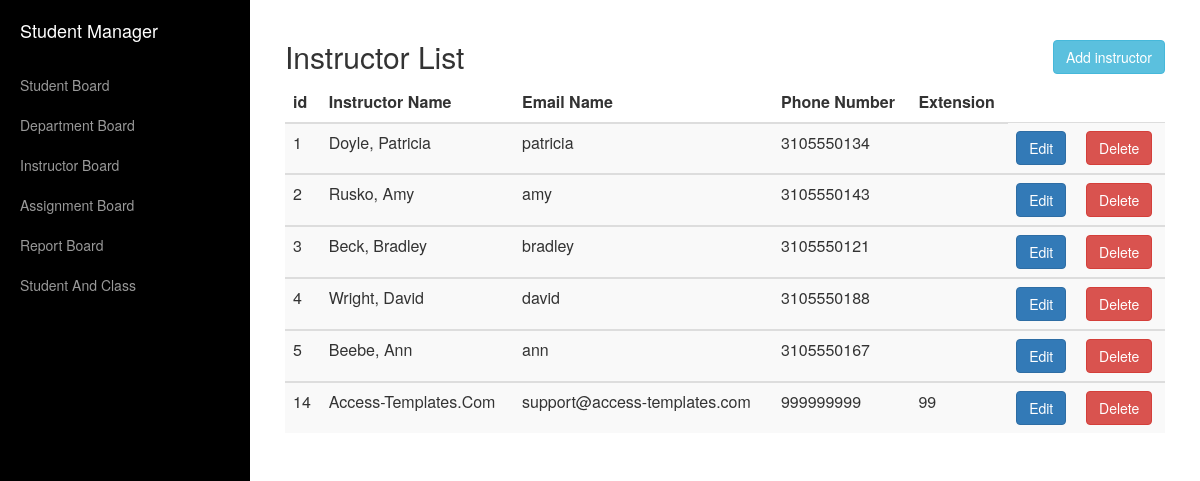
The page /controllers/instructor/list.php on the database its author committed.
### tables this page shows
CREATE TABLE `instructor` (
  `id` int(11) NOT NULL,
  `instructor_name` varchar(50) NOT NULL,
  `email_name` varchar(50) NOT NULL,
  `phone_number` varchar(30) NOT NULL,
  `extension` varchar(30) NOT NULL
);

### controllers/instructor/list.php (called while the page is built, shortened)
<?php
require_once(dirname(dirname(dirname(__FILE__))).'/models/instructor.php');
$instructor_model = new Instructor();
$instructor_list = $instructor_model->get_instructor_list();
require "../../views/instructor/list.tor.php";

### libraries/connector.php (called while the page is built, shortened)
<?php
class Connector
{
    private static $instance;
    private $conn;
    private $db_server = "localhost";
    private $db_user = "root";
    private $db_pass = "";
    private $db_name = "student";
    public static function getInstance()
    {
        if (null === static::$instance) {
            static::$instance = new Connector();
        }
        return static::$instance;
    }
    protected function __construct()
    {
        try {
            $this->conn = new PDO("mysql:host=$this->db_server;dbname=$this->db_name;charset=utf8", $this->db_user, $this->db_pass);
            $this->conn->setAttribute(PDO::ATTR_ERRMODE, PDO::ERRMODE_EXCEPTION);
        }
        catch(PDOException $e)
        {
            $this->conn = null;
            throw new Exception('Reconfig the password for database or another reason');
        }
    }
    public function getConnection() {
        return $this->conn;
    }
}

### models/instructor.php (called while the page is built, shortened)
<?php
require_once(__DIR__."/../libraries/connector.php");
class Instructor
{
    private $conn;
    private $table = "instructor";
    public function __construct(){
        $this->conn = Connector::getInstance()->getConnection();
    }
    public function get_instructor_list() {
        $stmt = $this->conn->prepare("SELECT * FROM $this->table");
        $stmt->execute();
        return $stmt->fetchAll();
    }
}

### views/instructor/list.tor.php (the view, shortened to what this page needs)
<html>
<head>
	<?php include_once __DIR__.'/../partial/_head.tor.php' ?>
</head>
<body>
<div id="wrapper">
	<?php include_once __DIR__.'/../partial/_nav.tor.php' ?>
	<div id="page-content-wrapper">
		<div class="container-fluid">
			<div class="row">
		<div class="col-md-9">
			<h2>Instructor List</h2>
		</div>
		<div class="col-md-3" >
			<a href="../../controllers/instructor/add.php"  class="add pull-right">
				<button type="button" class="btn  btn-info">Add instructor</button>
			</a>
		</div>
		</div>
		<table class="table table-striped">
			<thead>
				<tr>
					<th>id</th>
					<th>Instructor Name</th>
					<th>Email Name</th>
					<th>Phone Number</th>
					<th>Extension</th>
				</tr>
			</thead>
			<tbody>
			<?php foreach ($instructor_list as $instructor ): ?>
				<tr>
					<td><?php echo $instructor['id'];?></td>
					<td><?php echo $instructor['instructor_name'];?></td>
					<td><?php echo $instructor['email_name'];?></td>
					<td><?php echo $instructor['phone_number'];?></td>
					<td><?php echo $instructor['extension'];?></td>
					<td>
                            <a href="../../controllers/instructor/edit.php?id= <?php echo $instructor['id'] ?>"><button type="button" class="btn btn-primary">
                                Edit
                            </button></a>
                    </td>
					<td>
						<button type="button" class="btn btn-danger" data-toggle="modal" data-target="<?php echo "#delete".$instructor['id']?>">Delete</button>
					</td>
				</tr>
			</tbody>
		<?php endforeach?>
		</table>
	</div>
	</div>
</div>
</body>
</html>

### public/css/simple-sidebar.css (style rules this page uses)
body { overflow-x: hidden; }
#wrapper { padding-left: 0; -webkit-transition: all 0.5s ease; -moz-transition: all 0.5s ease; -o-transition: all 0.5s ease; transition: all 0.5s ease; }
#page-content-wrapper { width: 100%; position: absolute; padding: 15px; }
@media (min-width:768px) { #wrapper { padding-left: 250px; } }
@media (min-width:768px) { #page-content-wrapper { padding: 20px; position: relative; } }

### public/css/style.css (style rules this page uses)
a.add { margin-top: 20px; }

### rows shown on the page
instructor: id "1", instructor_name "Doyle, Patricia", email_name "patricia", phone_number "3105550134"
instructor: id "2", instructor_name "Rusko, Amy", email_name "amy", phone_number "3105550143"
instructor: id "3", instructor_name "Beck, Bradley", email_name "bradley", phone_number "3105550121"
instructor: id "4", instructor_name "Wright, David", email_name "david", phone_number "3105550188"
instructor: id "5", instructor_name "Beebe, Ann", email_name "ann", phone_number "3105550167"
instructor: id "14", instructor_name "Access-Templates.Com", email_name "support@access-templates.com", phone_number "999999999", extension "99"
